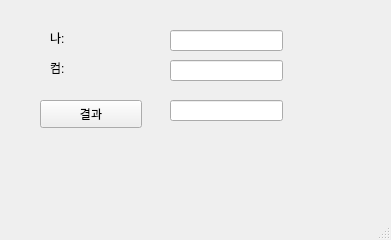
<?xml version="1.0" encoding="UTF-8"?>
<ui version="4.0">
 <class>MainWindow</class>
 <widget class="QMainWindow" name="MainWindow">
  <property name="geometry">
   <rect>
    <x>0</x>
    <y>0</y>
    <width>391</width>
    <height>240</height>
   </rect>
  </property>
  <property name="windowTitle">
   <string>MainWindow</string>
  </property>
  <widget class="QWidget" name="centralwidget">
   <widget class="QPushButton" name="pb">
    <property name="geometry">
     <rect>
      <x>40</x>
      <y>100</y>
      <width>102</width>
      <height>28</height>
     </rect>
    </property>
    <property name="text">
     <string>결과</string>
    </property>
   </widget>
   <widget class="QLabel" name="lbl1">
    <property name="geometry">
     <rect>
      <x>50</x>
      <y>30</y>
      <width>64</width>
      <height>15</height>
     </rect>
    </property>
    <property name="text">
     <string>나:</string>
    </property>
   </widget>
   <widget class="QLabel" name="lbl2">
    <property name="geometry">
     <rect>
      <x>50</x>
      <y>60</y>
      <width>64</width>
      <height>15</height>
     </rect>
    </property>
    <property name="text">
     <string>컴:</string>
    </property>
   </widget>
   <widget class="QLineEdit" name="le_mine">
    <property name="geometry">
     <rect>
      <x>170</x>
      <y>30</y>
      <width>113</width>
      <height>21</height>
     </rect>
    </property>
   </widget>
   <widget class="QLineEdit" name="le_com">
    <property name="geometry">
     <rect>
      <x>170</x>
      <y>60</y>
      <width>113</width>
      <height>21</height>
     </rect>
    </property>
   </widget>
   <widget class="QLineEdit" name="le_result">
    <property name="geometry">
     <rect>
      <x>170</x>
      <y>100</y>
      <width>113</width>
      <height>21</height>
     </rect>
    </property>
   </widget>
  </widget>
  <widget class="QMenuBar" name="menubar">
   <property name="geometry">
    <rect>
     <x>0</x>
     <y>0</y>
     <width>391</width>
     <height>21</height>
    </rect>
   </property>
  </widget>
  <widget class="QStatusBar" name="statusbar"/>
 </widget>
 <resources/>
 <connections/>
</ui>
